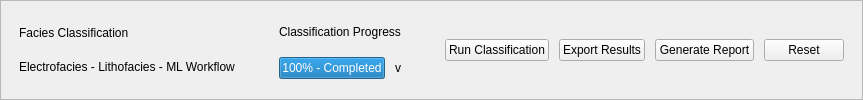
    <widget class="QFrame" name="heroFrame">
     <property name="frameShape">
      <enum>QFrame::StyledPanel</enum>
     </property>
     <layout class="QHBoxLayout" name="heroLayout">
      <property name="spacing">
       <number>20</number>
      </property>
      <property name="leftMargin">
       <number>18</number>
      </property>
      <property name="topMargin">
       <number>16</number>
      </property>
      <property name="rightMargin">
       <number>18</number>
      </property>
      <property name="bottomMargin">
       <number>16</number>
      </property>
      <item>
       <layout class="QVBoxLayout" name="heroTitleLayout">
        <property name="spacing">
         <number>2</number>
        </property>
        <item>
         <widget class="QLabel" name="heroTitle">
          <property name="text">
           <string>Facies Classification</string>
          </property>
         </widget>
        </item>
        <item>
         <widget class="QLabel" name="heroSubtitle">
          <property name="text">
           <string>Electrofacies - Lithofacies - ML Workflow</string>
          </property>
         </widget>
        </item>
       </layout>
      </item>
      <item>
       <spacer name="heroSpacer1">
        <property name="orientation">
         <enum>Qt::Horizontal</enum>
        </property>
        <property name="sizeHint" stdset="0">
         <size>
          <width>24</width>
          <height>20</height>
         </size>
        </property>
       </spacer>
      </item>
      <item>
       <layout class="QVBoxLayout" name="progressBlockLayout">
        <property name="spacing">
         <number>6</number>
        </property>
        <item>
         <widget class="QLabel" name="progressCaption">
          <property name="text">
           <string>Classification Progress</string>
          </property>
         </widget>
        </item>
        <item>
         <layout class="QHBoxLayout" name="progressRowLayout">
          <property name="spacing">
           <number>10</number>
          </property>
          <item>
           <widget class="QProgressBar" name="progressBarClassification">
            <property name="minimum">
             <number>0</number>
            </property>
            <property name="maximum">
             <number>100</number>
            </property>
            <property name="value">
             <number>100</number>
            </property>
            <property name="format">
             <string>100% - Completed</string>
            </property>
           </widget>
          </item>
          <item>
           <widget class="QLabel" name="checkBadge">
            <property name="text">
             <string>v</string>
            </property>
           </widget>
          </item>
         </layout>
        </item>
       </layout>
      </item>
      <item>
       <spacer name="heroSpacer2">
        <property name="orientation">
         <enum>Qt::Horizontal</enum>
        </property>
        <property name="sizeHint" stdset="0">
         <size>
          <width>24</width>
          <height>20</height>
         </size>
        </property>
       </spacer>
      </item>
      <item>
       <layout class="QHBoxLayout" name="heroButtonLayout">
        <property name="spacing">
         <number>10</number>
        </property>
        <item>
         <widget class="QPushButton" name="btnRunClassification">
          <property name="text">
           <string>Run Classification</string>
          </property>
         </widget>
        </item>
        <item>
         <widget class="QPushButton" name="btnExportResults">
          <property name="text">
           <string>Export Results</string>
          </property>
         </widget>
        </item>
        <item>
         <widget class="QPushButton" name="btnGenerateReport">
          <property name="text">
           <string>Generate Report</string>
          </property>
         </widget>
        </item>
        <item>
         <widget class="QPushButton" name="btnResetAll">
          <property name="text">
           <string>Reset</string>
          </property>
         </widget>
        </item>
       </layout>
      </item>
     </layout>
    </widget>
